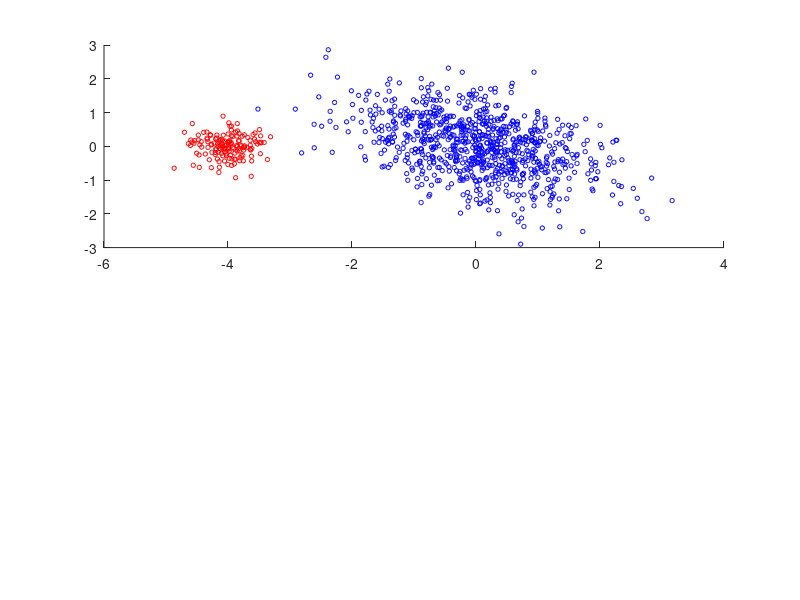

The MATLAB script that drew this image: (Note: this script raises an error after producing the figure.)
clear all; close all

Mu1 = [0 0]';
Sig1 = [[1 -0.4]; [-0.4 .8]];%diag([1 1]);
N = 1000;
X1 = mvnrnd(Mu1, Sig1, round(85/100*N));

Mu2 = [-4 0]';
Sig2 = diag([1/10 1/10]);
X2 = mvnrnd(Mu2, Sig2, round(15/100*N));

figure;
subplot(211);
scatter(X1(:, 1), X1(:, 2), 10, 'b');
hold on;
scatter(X2(:, 1), X2(:, 2), 10, 'r');

X = [X1; X2];
X = X(randperm(size(X, 1)), :);
[~, I_mean, ~, ~, ~, C, ~] = pcomp_find(X);
MDsqrt = mahalanobis(X, I_mean, 'cov', C);
subplot(212);
[Chi2cest, BinCentre] = ecdf(MDsqrt);
plot(BinCentre, Chi2cest, 'b');
hold on
Chi2c = chi2cdf(BinCentre, 2);
plot(BinCentre, Chi2c, 'r');
cutoff = chi2inv(0.975, 2); % cutoff - fixed sq. MD from chi2 dist
vline(cutoff, 'b', '');
cutoff_final = cutoff; % cutoff_final - adaptive sq. MD cutoff
d = Chi2c - Chi2cest;
dsup = max(d(BinCentre >= cutoff & d >= 0));
if ~isempty(dsup)
    cutoff_adj = BinCentre(find(Chi2cest > (1-dsup), 1));
    vline(cutoff_adj, 'g', '');
    pcrit = (0.24 - 0.003 *2)/sqrt(size(X, 1));
    if dsup > pcrit
        fprintf('Adjust!\n');
        cutoff_final = cutoff_adj;
    end
end

figure;
subplot(311);
scatter(X1(:, 1), X1(:, 2), 10, 'b');
hold on;
scatter(X2(:, 1), X2(:, 2), 10, 'r');
ylabel(sprintf('\\bf Standardized\nT1w signal intensities'));
xlabel('\bf Standardized T2*w signal intensities');

subplot(312);
scatter(X(:, 1), X(:, 2), 10, 'b');
hold on
M = MDsqrt > cutoff;
scatter(X(M, 1), X(M, 2), 10, 'r');
x1_minmax = sqrt(cutoff*C(1,1));
x1 = (-x1_minmax+eps:0.01:x1_minmax+0.01);
x21 = (C(1,2)/C(1,1)).*x1 + sqrt( ((C(1,2)/C(1,1))^2 - C(2,2)/C(1,1)).*(x1.^2) + det(C)*cutoff/C(1,1) );
x22 = (C(1,2)/C(1,1)).*x1 - sqrt( ((C(1,2)/C(1,1))^2 - C(2,2)/C(1,1)).*(x1.^2) + det(C)*cutoff/C(1,1) );
plot(x1 + I_mean(1), x21 + I_mean(2), 'g');
plot(x1 + I_mean(1), x22 + I_mean(2), 'g');
% ellipsplot_mod(I_mean', C, [], 'g', cutoff);
hline(sqrt(cutoff*C(2,2)) + I_mean(2), 'k', '');
hline(-sqrt(cutoff*C(2,2)) + I_mean(2), 'k', '');
vline(-sqrt(cutoff*C(1,1)) + I_mean(1), 'k', num2str(sqrt(cutoff)));
ylabel(sprintf('\\bf Standardized\nT1w signal intensities'));
xlabel('\bf Standardized T2*w signal intensities');

subplot(313);
scatter(X(:, 1), X(:, 2), 10, 'b');
hold on
M = MDsqrt > cutoff_final;
scatter(X(M, 1), X(M, 2), 10, 'r');
hold on;

% PLot ellipse
x1_minmax = sqrt(cutoff_final*C(1,1));
x1 = (-x1_minmax+eps:0.01:x1_minmax+0.01);
x21 = (C(1,2)/C(1,1)).*x1 + sqrt( ((C(1,2)/C(1,1))^2 - C(2,2)/C(1,1)).*(x1.^2) + det(C)*cutoff_final/C(1,1) );
x22 = (C(1,2)/C(1,1)).*x1 - sqrt( ((C(1,2)/C(1,1))^2 - C(2,2)/C(1,1)).*(x1.^2) + det(C)*cutoff_final/C(1,1) );
plot(x1 + I_mean(1), x21 + I_mean(2), 'g');
plot(x1 + I_mean(1), x22 + I_mean(2), 'g');
% ellipsplot_mod(I_mean', C, [], 'g', cutoff_final);

% x1_max = sqrt((cutoff_final*C(1,2).^2)/C(2,2));
% vline(x1_max + I_mean(1), 'g', '');
% vline(-x1_max + I_mean(1), 'g', '');

hline(sqrt(cutoff_final*C(2,2)) + I_mean(2), 'k', '');
hline(-sqrt(cutoff_final*C(2,2)) + I_mean(2), 'k', '');
vline(-sqrt(cutoff_final*C(1,1)) + I_mean(1), 'k', num2str(sqrt(cutoff_final)));
ylabel(sprintf('\\bf Standardized\nT1w signal intensities'));
xlabel('\bf Standardized T2*w signal intensities');






